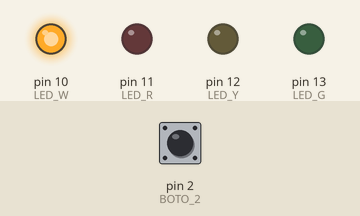
Recording of a sketch running on a simulated Arduino Uno, built with avr-gcc and run on an emulated ATmega328P. Shown: output pins drawn as LEDs (lit = HIGH). Inputs (shaded band) come from the test bench; at power-on: pin 2 (BOTO_2) LOW.

Above: at 1.2 s.
1.3 s: pin 2 (BOTO_2) pulled HIGH for 3.2 s
At 5.7 s:
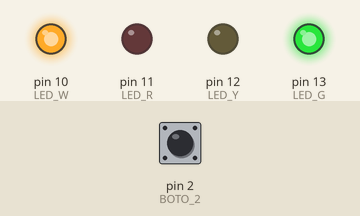
6.0 s: pin 2 (BOTO_2) pulled HIGH for 3.2 s
At 8.7 s:
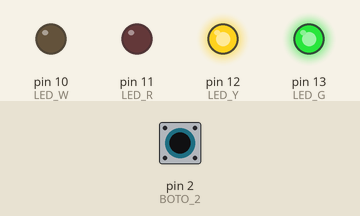
10.7 s: pin 2 (BOTO_2) pulled HIGH for 1 s
At 12.5 s:
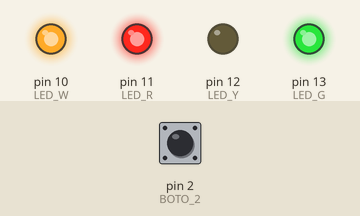
Timing chart, 0 to 14.0 s (numbered marks = the images above; inputs shaded):
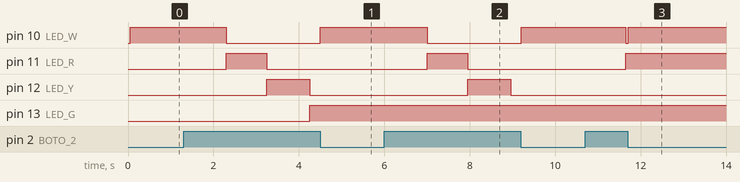

The sketch:

ard09.ino
```cpp
#define LED_W 10
#define LED_R 11
#define LED_Y 12
#define LED_G 13
#define BOTO_2 2

bool bBotoPremut(int nQuin){
  delay(50);
  return !digitalRead(nQuin);
}
void setup() {
  pinMode(LED_W, OUTPUT);
  pinMode(LED_G, OUTPUT);
  pinMode(LED_Y, OUTPUT);
  pinMode(LED_R, OUTPUT);
  pinMode(BOTO_2, INPUT);

}

void loop() {
  static long slQuanComenca = 0;
  static bool bEnMarxa = false;

  if(bBotoPremut(BOTO_2)){
    slQuanComenca = millis();
    bEnMarxa = true;
    digitalWrite(LED_W,HIGH);
  }
  if (bEnMarxa && (millis() - slQuanComenca > 1000)){
    digitalWrite(LED_W,LOW);
    digitalWrite(LED_R,HIGH);
  }
  if (bEnMarxa && (millis() - slQuanComenca > 2000)){
    digitalWrite(LED_R,LOW);
    digitalWrite(LED_Y,HIGH);
  }
  if (bEnMarxa && (millis() - slQuanComenca > 3000)){
    digitalWrite(LED_Y,LOW);
    digitalWrite(LED_G,HIGH);
  }
}
```

Measured:
- after the input at 1.3 s, pin 10 (LED_W): HIGH → LOW after 1.0 s, → HIGH 2.2 s later; pin 11 (LED_R): LOW → HIGH after 1.0 s, → LOW 0.95 s later; pin 12 (LED_Y): LOW → HIGH after 2.0 s, → LOW 1.0 s later; pin 13 (LED_G): LOW → HIGH after 3.0 s
- after the input at 6.0 s, pin 10 (LED_W): HIGH → LOW after 1.0 s, → HIGH 2.2 s later; pin 11 (LED_R): LOW → HIGH after 1.0 s, → LOW 0.95 s later; pin 12 (LED_Y): LOW → HIGH after 2.0 s, → LOW 1.0 s later
- after the input at 10.7 s, pin 10 (LED_W): HIGH → LOW after 0.96 s, → HIGH 0.05 s later; pin 11 (LED_R): LOW → HIGH after 0.96 s
